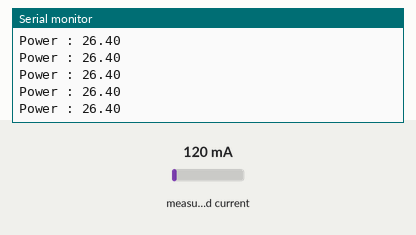
A sketch run on a simulated Arduino Uno, built with avr-gcc and run on an emulated ATmega328P. Parts: the last lines printed to the serial monitor. The inputs (shaded band) are chosen by the test bench; at power-on: measured current 120 mA.

Above: at 1.2 s.
1.3 s: measured current set to 40 mA
At 1.57 s:
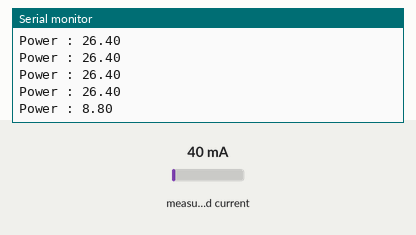
2.8 s: measured current set to 500 mA
At 2.83 s:
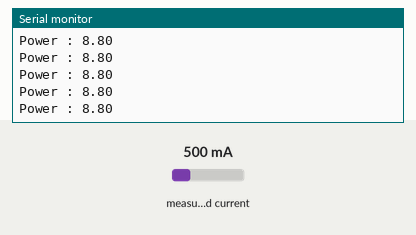
Timing chart, 0 to 5.8 s (numbered marks = the images above; inputs shaded):
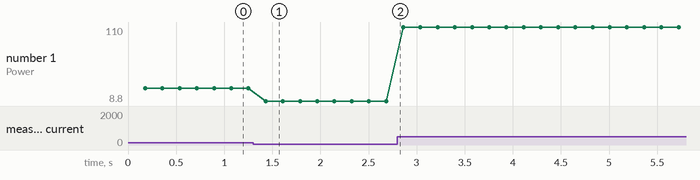

The sketch:

pinza_amperometrica.ino
```cpp
/*
  Arduino & OpenEnergyMonitor
  Test & Calibration sketch
  author Mirco Piccin aka pitusso
*/

// Include Emon Library
#include "EmonLib.h"

//Calibrations
const int volt = 220;
// nuova_calibrazione = (lettura_corretta / lettura_arduino) * attuale_calibrazione
//const float ct_calibration = 29;
const float ct_calibration = 48.5;

//Sensor pins
const int currentSensorPin = A2;

float Irms = 0;

// Create an Emon instance
EnergyMonitor emon1;

void setup() {
  // start serial port:
  Serial.begin(9600);
  Serial.println("Sensors test starting...");

  //initialize Emon instance
  emon1.current(currentSensorPin, ct_calibration);
}

void loop() {

  //read sensors
  Irms = emon1.calcIrms(1480);

  Serial.print("Power : ");
  Serial.println(Irms*volt);
}
```

Measured:
- after the input at 1.3 s, the serial monitor: prints a new line after 0.13 s (image 1)
- plotted number 1: 26.4 → 8.8 after the input at 1.3 s, 8.8 → 110 after the input at 2.8 s
